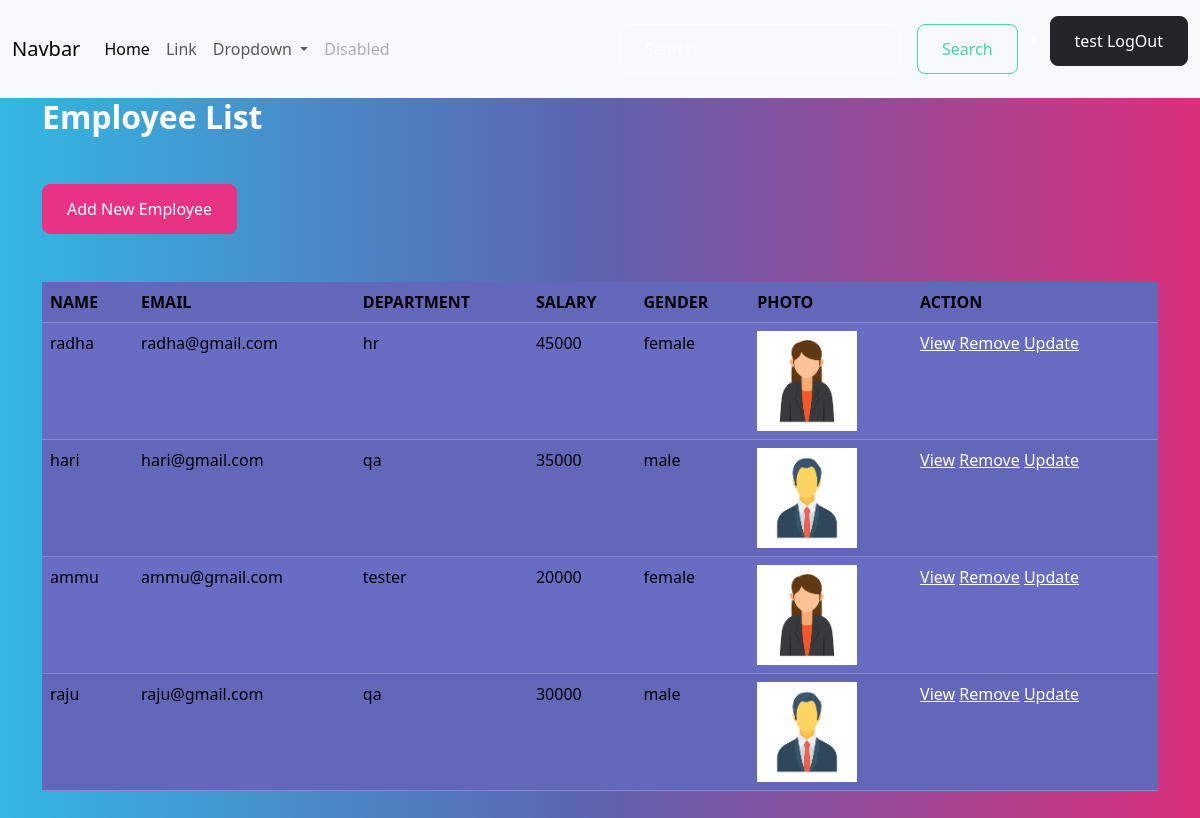
Screenshot of /employee/list/ (signed in) with the database file from the repository.
### crm/models.py (models this page shows, shortened)
class Employee(models.Model):
    name=models.CharField(max_length=100)
    email=models.EmailField(unique=True)
    address=models.TextField()
    department=models.CharField(max_length=100)
    salary=models.PositiveIntegerField()
    date_of_join=models.DateField()
    gender_choice=(
                    ("male","male"),
                    ("female","female"),
                    ("others","others")
                )
    gender=models.CharField(max_length=100,choices=gender_choice,default="male")
    picture=models.ImageField(upload_to="employee_images",null=True,blank=True)

### crm/views.py (the view)
# urls.py: path("employee/list/",views.EmployeeListView.as_view(),name="employee-list"),
@method_decorator(decs,name="dispatch")
class EmployeeListView(View):
    template_name="employee_list.html"
    def get(self,request,*args,**kwargs):
        qs=Employee.objects.all()
        return render(request,self.template_name,{"data":qs})

### crm/templates/employee_list.html
{%extends 'base.html'%}
{%block main_block%}
<div class="container">
    <h2>Employee List</h2>
    <div class="my-4">
        <a href="{%url 'employee-add'%}" class="btn btn-primary">Add New Employee</a>
    </div>
    <table class="table table-striped">
        <tr>
            <th>NAME</th>
            <th>EMAIL</th>
            <th>DEPARTMENT</th>
            <th>SALARY</th>
            <th>GENDER</th>
            <th>PHOTO</th>
            <th>ACTION</th>
        </tr>
        {%for e in data%}
        <tr>
            <td>{{e.name}}</td>
            <td>{{e.email}}</td>
            <td>{{e.department}}</td>
            <td>{{e.salary}}</td>
            <td>{{e.gender}}</td>
            <td>
                {%if e.picture%}
                <img src="{{e.picture.url}}" alt="" height="100px">
                {%endif%}
            </td>
            <td>
                <a href="{%url 'employee-details' e.id%}">View</a>
                <a href="{%url 'employee-delete' e.id%}">Remove</a>
                <a href="{%url 'employee-update' e.id%}">Update</a>
            </td>
        </tr>
        {%endfor%}
    </table>
</div>
{%endblock%}

### crm/templates/base.html (shortened to what this page needs)
<!DOCTYPE html>
{%load static%}
<html lang="en">
<head>
    <link rel="stylesheet" href="{%static 'css/style.css'%}">
</head>
<body>
    <nav class="navbar navbar-expand-lg bg-body-tertiary">
        <div class="container-fluid">
          <a class="navbar-brand" href="#">Navbar</a>
          <div class="collapse navbar-collapse" id="navbarSupportedContent">
            <ul class="navbar-nav me-auto mb-2 mb-lg-0">
              <li class="nav-item">
                <a class="nav-link active" aria-current="page" href="#">Home</a>
              </li>
              <li class="nav-item">
                <a class="nav-link" href="#">Link</a>
              </li>
              <li class="nav-item dropdown">
                <a class="nav-link dropdown-toggle" href="#" role="button" data-bs-toggle="dropdown" aria-expanded="false">
                  Dropdown
                </a>
              </li>
              <li class="nav-item">
                <a class="nav-link disabled" aria-disabled="true">Disabled</a>
              </li>
            </ul>
            <form class="d-flex" role="search">
              <input class="form-control me-2" type="search" placeholder="Search" aria-label="Search">
              <button class="btn btn-outline-success" type="submit">Search</button>
            </form>
            <ul>
              <li class="nav-item">
                <a href="{%url 'signout'%}" class="btn btn-dark">{{request.user}}  LogOut</a>
              </li>
            </ul>
          </div>
        </div>
      </nav>
        {%block main_block%}
        {%endblock%}
</body>
</html>

### rows the page displays
Employee: name "radha", email "radha@gmail.com", department "hr", salary "45000", gender "female", picture (picture)
Employee: name "hari", email "hari@gmail.com", department "qa", salary "35000", gender "male", picture (picture)
Employee: name "ammu", email "ammu@gmail.com", department "tester", salary "20000", gender "female", picture (picture)
Employee: name "raju", email "raju@gmail.com", department "qa", salary "30000", gender "male", picture (picture)

### other values shown
{{ request.user }} "test"
